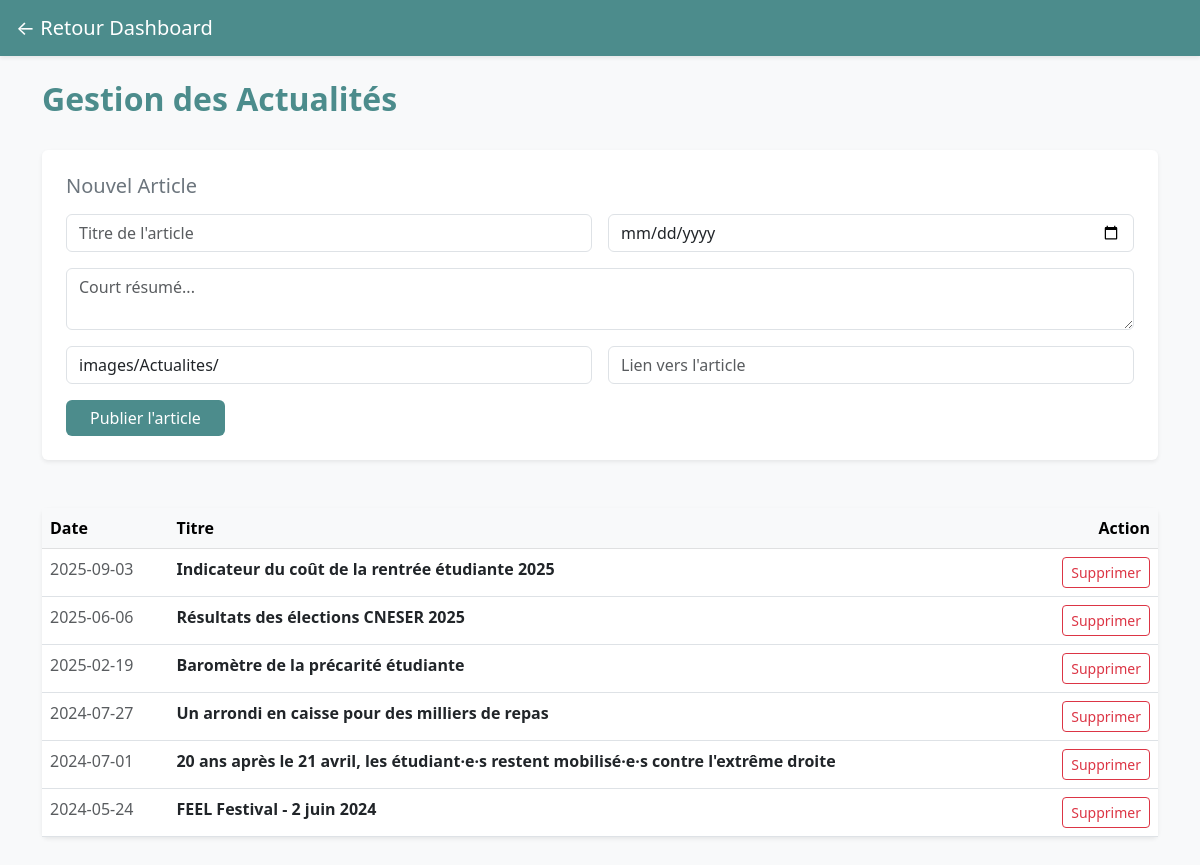
The app's page /admin/gestion_actus.php (signed in) with its own data.
### tables this page shows
CREATE TABLE articles (
                          id INTEGER PRIMARY KEY AUTOINCREMENT,
                          title TEXT NOT NULL,
                          link TEXT NOT NULL,
                          date_pub TEXT,
                          image TEXT,
                          excerpt TEXT
);

### admin/gestion_actus.php (the view, shortened to what this page needs)
<?php
$pdo = getPDO();
$articles = $pdo->query("SELECT * FROM articles ORDER BY date_pub DESC")->fetchAll();
?>
<!DOCTYPE html>
<html lang="fr">
<head>
    <link href="https://cdn.jsdelivr.net/npm/bootstrap@5.3.0/dist/css/bootstrap.min.css" rel="stylesheet">
</head>
<body class="bg-light">
<nav class="navbar navbar-dark bg-fage px-3 mb-4 shadow-sm">
    <a class="navbar-brand" href="index.php">← Retour Dashboard</a>
</nav>
<div class="container pb-5">
    <div class="d-flex justify-content-between align-items-center mb-4">
        <h2 class="text-fage fw-bold">Gestion des Actualités</h2>
    </div>
    <div class="card p-4 mb-5 shadow-sm border-0">
        <h5 class="mb-3 text-secondary">Nouvel Article</h5>
        <form method="post">
            <div class="row g-3">
                <div class="col-md-6">
                    <input type="text" name="titre" class="form-control" placeholder="Titre de l'article" required>
                </div>
                <div class="col-md-6">
                    <input type="date" name="date" class="form-control" required>
                </div>
                <div class="col-md-12">
                    <textarea name="resume" class="form-control" placeholder="Court résumé..." rows="2" required></textarea>
                </div>
                <div class="col-md-6">
                    <input type="text" name="image" class="form-control" value="images/Actualites/" placeholder="Chemin image">
                </div>
                <div class="col-md-6">
                    <input type="url" name="lien" class="form-control" placeholder="Lien vers l'article" required>
                </div>
            </div>
            <button type="submit" class="btn btn-fage mt-3 px-4">Publier l'article</button>
        </form>
    </div>
    <div class="card shadow-sm border-0">
        <table class="table table-hover mb-0">
            <thead class="table-light"><tr><th>Date</th><th>Titre</th><th class="text-end">Action</th></tr></thead>
            <tbody>
            <?php foreach($articles as $art): ?>
                <tr>
                    <td class="text-muted"><?= $art['date_pub'] ?></td>
                    <td class="fw-bold"><?= htmlspecialchars($art['title']) ?></td>
                    <td class="text-end">
                        <a href="?supprimer=<?= $art['id'] ?>" class="btn btn-outline-danger btn-sm" onclick="return confirm('Confirmer la suppression ?')">Supprimer</a>
                    </td>
                </tr>
            <?php endforeach; ?>
            </tbody>
        </table>
    </div>
</div>
</body>
</html>

### admin/gestion_actus.php (style rules this page uses)
.bg-fage { background-color: #4c8c8c !important; }
.btn-fage { background-color: #4c8c8c; color: white; border: none; }
.text-fage { color: #4c8c8c !important; }

### records on screen
articles: date_pub "2025-09-03", title "Indicateur du coût de la rentrée étudiante 2025"
articles: date_pub "2025-06-06", title "Résultats des élections CNESER 2025"
articles: date_pub "2025-02-19", title "Baromètre de la précarité étudiante"
articles: date_pub "2024-07-27", title "Un arrondi en caisse pour des milliers de repas"
articles: date_pub "2024-07-01", title "20 ans après le 21 avril, les étudiant·e·s restent mobilisé·e·s contre l'extrême droite"
articles: date_pub "2024-05-24", title "FEEL Festival - 2 juin 2024"
